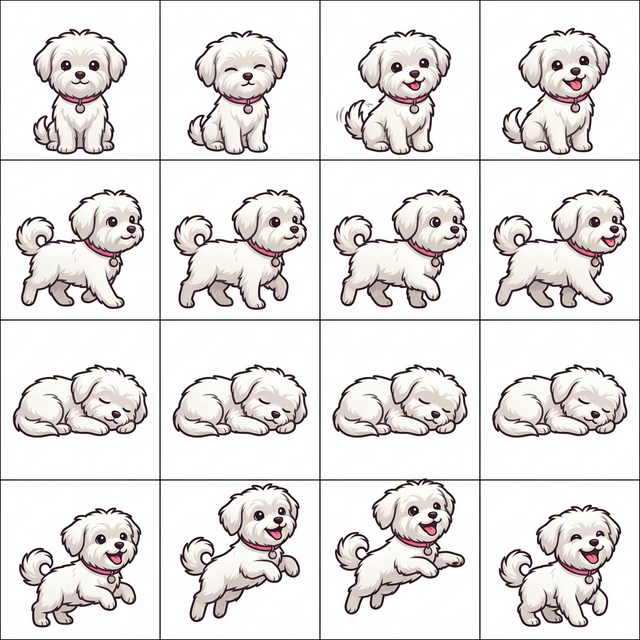
#> input picture assets/dog_sheet.png, 640 x 640 px, found by its file name
$ python fix_dog_only.py
#> lines starting #> are read from the running program, lines starting #| are printed output that depends on the picture
from PIL import Image, ImageDraw
import os

def floodfill_process_dog(image_path, rows=4, cols=4):
#> called with rows = 4, cols = 4
    if not os.path.exists(image_path): return
    img = Image.open(image_path).convert("RGBA")
    w, h = img.size
#> w = 640; h = 640
    tile_w = w // cols
#> tile_w = 160
    tile_h = h // rows
#> tile_h = 160

    output_dir = os.path.join(os.path.dirname(image_path), "dog_sheet_frames")
    os.makedirs(output_dir, exist_ok=True)

    directions = ["front", "back", "left", "right"]
    for r in range(rows):
        for c in range(cols):
            # 타일 자르기 (상단 라벨 피해서)
            left = c * tile_w
            top = int(r * tile_h + tile_h * 0.15)
            right = (c + 1) * tile_w
            bottom = (r + 1) * tile_h
            tile = img.crop((left, top, right, bottom))

            # 플러드 필로 외곽 흰색만 제거
            # 사방 귀퉁이에서 투명색 채우기
            for seed in [(0, 0), (tile.width-1, 0), (0, tile.height-1), (tile.width-1, tile.height-1)]:
                ImageDraw.floodfill(tile, seed, (255, 255, 255, 0), thresh=30)

            tile.save(os.path.join(output_dir, f"{directions[r]}_{c}.png"))
#> this loop made 4 passes
#> pass 1, in floodfill_process_dog, `tile.save(os.path.join(output_dir, f"{directions[r]}_{c}.png"))`:
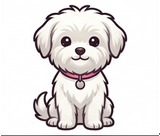
#> saved as front_0.png: PIL image 160x136 RGBA; mean R, G, B, A 229.1, 225.4, 224.6, 251.8; transparent parts drawn white
#> pass 1, in floodfill_process_dog, `tile.save(os.path.join(output_dir, f"{directions[r]}_{c}.png"))`:
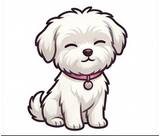
#> saved as front_1.png: PIL image 160x136 RGBA; mean R, G, B, A 231.2, 227.9, 226.9, 251.8; transparent parts drawn white
#> pass 1, in floodfill_process_dog, `tile.save(os.path.join(output_dir, f"{directions[r]}_{c}.png"))`:
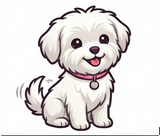
#> saved as front_2.png: PIL image 160x136 RGBA; mean R, G, B, A 228, 224.1, 223.3, 251.9; transparent parts drawn white
#> pass 1, in floodfill_process_dog, `tile.save(os.path.join(output_dir, f"{directions[r]}_{c}.png"))`:
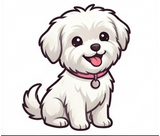
#> saved as front_3.png: PIL image 160x136 RGBA; mean R, G, B, A 228.2, 224.1, 223.3, 251.8; transparent parts drawn white
#> after the loop:
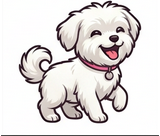
#> tile: PIL image 160x136 RGBA; mean R, G, B, A 225.3, 221, 220.3, 251.8; transparent parts drawn white

ASSETS = "/Users/son-yongseok/aidev/princess-dressup/assets"
floodfill_process_dog(os.path.join(ASSETS, "dog_sheet.png"))
print("Dog assets fixed with floodfill (White body preserved).")
